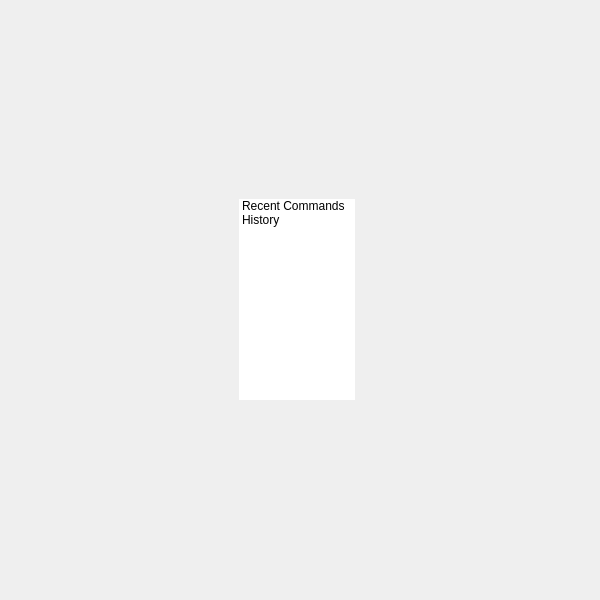
<?xml version="1.0" encoding="UTF-8"?>
<ui version="4.0">
 <class>QtUi</class>
 <widget class="QMainWindow" name="QtUi">
  <property name="enabled">
   <bool>true</bool>
  </property>
  <property name="geometry">
   <rect>
    <x>0</x>
    <y>0</y>
    <width>600</width>
    <height>600</height>
   </rect>
  </property>
  <property name="sizePolicy">
   <sizepolicy hsizetype="Ignored" vsizetype="Ignored">
    <horstretch>0</horstretch>
    <verstretch>0</verstretch>
   </sizepolicy>
  </property>
  <property name="minimumSize">
   <size>
    <width>0</width>
    <height>0</height>
   </size>
  </property>
  <property name="maximumSize">
   <size>
    <width>16777215</width>
    <height>16777215</height>
   </size>
  </property>
  <property name="cursor">
   <cursorShape>ArrowCursor</cursorShape>
  </property>
  <property name="windowTitle">
   <string>Toolkit</string>
  </property>
  <property name="whatsThis">
   <string>main</string>
  </property>
  <property name="toolButtonStyle">
   <enum>Qt::ToolButtonIconOnly</enum>
  </property>
  <property name="tabShape">
   <enum>QTabWidget::Triangular</enum>
  </property>
  <property name="dockNestingEnabled">
   <bool>true</bool>
  </property>
  <property name="dockOptions">
   <set>QMainWindow::AllowNestedDocks|QMainWindow::AllowTabbedDocks|QMainWindow::AnimatedDocks|QMainWindow::ForceTabbedDocks</set>
  </property>
  <widget class="QWidget" name="mainWindow">
   <property name="sizePolicy">
    <sizepolicy hsizetype="Ignored" vsizetype="Ignored">
     <horstretch>0</horstretch>
     <verstretch>0</verstretch>
    </sizepolicy>
   </property>
   <layout class="QGridLayout" name="gridLayout">
    <item row="0" column="0">
     <widget class="QWidget" name="staticWindow" native="true">
      <widget class="TreeWidgetExpandableList" name="tree000">
       <property name="geometry">
        <rect>
         <x>230</x>
         <y>190</y>
         <width>116</width>
         <height>201</height>
        </rect>
       </property>
       <property name="layoutDirection">
        <enum>Qt::LeftToRight</enum>
       </property>
       <property name="frameShape">
        <enum>QFrame::NoFrame</enum>
       </property>
       <property name="frameShadow">
        <enum>QFrame::Plain</enum>
       </property>
       <property name="verticalScrollBarPolicy">
        <enum>Qt::ScrollBarAlwaysOff</enum>
       </property>
       <property name="horizontalScrollBarPolicy">
        <enum>Qt::ScrollBarAlwaysOff</enum>
       </property>
       <property name="sizeAdjustPolicy">
        <enum>QAbstractScrollArea::AdjustToContents</enum>
       </property>
       <property name="selectionMode">
        <enum>QAbstractItemView::NoSelection</enum>
       </property>
       <property name="indentation">
        <number>0</number>
       </property>
       <property name="itemsExpandable">
        <bool>false</bool>
       </property>
       <property name="headerHidden">
        <bool>true</bool>
       </property>
       <property name="expandsOnDoubleClick">
        <bool>false</bool>
       </property>
       <property name="columnCount">
        <number>1</number>
       </property>
       <attribute name="headerVisible">
        <bool>false</bool>
       </attribute>
       <column>
        <property name="text">
         <string notr="true">root</string>
        </property>
       </column>
       <item>
        <property name="text">
         <string>Recent Commands</string>
        </property>
       </item>
       <item>
        <property name="text">
         <string>History</string>
        </property>
       </item>
      </widget>
     </widget>
    </item>
   </layout>
  </widget>
 </widget>
 <customwidgets>
  <customwidget>
   <class>TreeWidgetExpandableList</class>
   <extends>QTreeWidget</extends>
   <header>qtreewidget_expandablelist.h</header>
  </customwidget>
 </customwidgets>
 <resources/>
 <connections/>
 <designerdata>
  <property name="gridDeltaX">
   <number>5</number>
  </property>
  <property name="gridDeltaY">
   <number>10</number>
  </property>
  <property name="gridSnapX">
   <bool>true</bool>
  </property>
  <property name="gridSnapY">
   <bool>true</bool>
  </property>
  <property name="gridVisible">
   <bool>true</bool>
  </property>
 </designerdata>
</ui>
